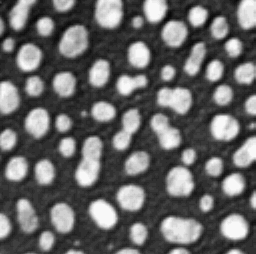
#> input picture introduction-to-python/example_images/blobs.tif, 256 x 254 px, found by its file name
$ jupyter execute pactice.ipynb
#> lines starting #> are read from the running program, lines starting #| are printed output that depends on the picture; after the words box and inside, x2 and y2 are one past the last pixel; in counts of white or black regions, pixels touching at a corner belong together
# Pactice notebook

## Markdown practice

- point 1
- point 2
  - subpoint 1

[cell 1]
print("Hello, World!")

[cell 2]
print(1 + 1)

[cell 3]
a = 1
b = 3
print(a + b)

[cell 4]
print(2**2)

[cell 5]
print(5/2)

[cell 6]
number = 3
power  = 2
print(str(number) + ' to the power is: ' + str(number**power))

[cell 7]
import math

math.sqrt(9)

[cell 8]
import math

x1 = 5
y1 = 3

x2 = 8
y2 = 11

print(
  'Qestion :' + '\n' +
  'there were two point: ' + '\n' +
  'point 1: ' + '(' + str(x1) + ',' + str(y1) + ')' + '\n'
  'pornt 2: ' + '(' + str(x2) + ',' + str(y2) + ')' + '\n'
  'Please get the distance between these two points' + '\n'
)

x_dist = abs(x2 - x1)
y_dist = abs(y2 - y1)

dist = math.sqrt(x_dist**2 + y_dist**2)

print(
  'Answer :' + '\n' +
  'Distence between these two points is ' + str(dist)
)

[cell 9]
import math

x1 = 5
y1 = 3

x2 = 8
y2 = 11

print(
  f'''
    Question :
      There were two point:
      - point 1: ({x1}, {y1})
      - point 2: ({x2}, {y2})
    Please get the distance between these two points
  '''
)


x_dist = abs(x2 - x1)
y_dist = abs(y2 - y1)

dist = math.sqrt(x_dist**2 + y_dist**2)

print(
  f'''
    Answer:
      Distance between these two points is: {dist}

  '''
)

[cell 10]
a = 5
print(f'Type of a is: {type(a).__name__}')

[cell 11]
measurements_1 = [2.3, 3.1, 5.6]
measurements_2 = [1.8, 7.0]
measurements_3 = [4.5, 1.5, 6.4, 3.2]

total_measurements = measurements_1 + measurements_2 + measurements_3

measurements_sum = sum(total_measurements)
measurements_len = len(total_measurements)
measurements_ave = measurements_sum / measurements_len

print(
  f'''
  Summary of these numbers is {measurements_sum}.
  Length of these numbers is {measurements_len}.
  Mean of these numbers is {measurements_ave}.
  '''
)

### Boolean

[cell 12]
def check_approved(age, height):
  if age > 10 and height <= 120:
    print('approved')
  else:
    print("No. It's now illegal")


check_approved(
  age    = 11,
  height = 130
)

[cell 13]
vals = [1,2,3,4]

for i in vals:
  print(i**2)

[cell 14]
for i in range(len(vals)):
  print(vals[i])

[cell 15]
values    = [1,5,8,3,5,9,2,5,1,2,8,9]
target    = []
threshold = 6

for i in values:
  if i < threshold:
    print(i)
    target.append(i)

print('Target: ' + str(target))

[cell 16]
values    = [1,5,8,3,5,9,2,5,1,2,8,9]
target    = []
threshold = 6

for i in range(len(values)):
  specific_num = values[i]

  if specific_num < threshold:
    print(specific_num)
    target.append(specific_num)

print('Target: ' + str(target))

[cell 17]
def odd_or_even(number):

  if number % 2 == 0:
    print(f'{number} is an even number')
  else:
    print(f'{number} is an odd number')

odd_or_even(21)

[cell 18]
import numpy as np

sample_array = np.random.randint(low=0, high=10, size=100)
print(sample_array)

[cell 19]
print(np.unique(sample_array))

[cell 20]
for i in np.unique(sample_array):
  print(sum(sample_array == i))

## Skimage

[cell 21]
from skimage.io import imread

image = imread(r'/Users/joseph/Documents/GitHub/bioimage-analysis-workshop-24-25/introduction-to-python/example_images/blobs.tif')
#> image is the input picture: shape (254, 256); min 8, max 248, mean 103.3

[cell 22]
image

[cell 23]
2**8

[cell 24]
import matplotlib.pyplot as plt

plt.imshow(image, cmap='gray')

[cell 25]
mask = (image < 220) & (image > 50)
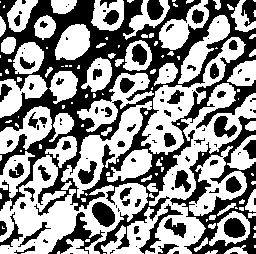
#> mask: shape (254, 256) bool; 55.9% white; 113 black regions (55 under 20 px), largest, box (x1, y1, x2, y2) and area: (0, 0, 256, 254) 18370, (170, 116, 256, 254) 3100, (48, 212, 105, 254) 681

plt.imshow(mask, cmap='gray')
